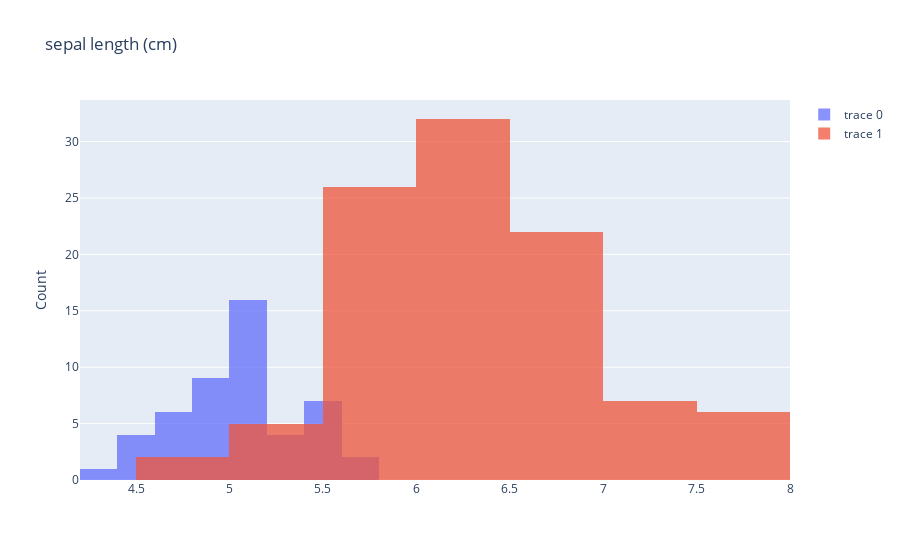

The cell this chart's notebook holds for it:
### Code cell
plotBarCat(df,df_name[0],'type')

### Figure 1 — Plotly figure (JSON) as saved in the notebook; plotly's stock layout.template omitted (floating-point values rounded to 4 significant figures)
{"data": [{"opacity": 0.75, "type": "histogram", "x": [5.1, 4.9, 4.7, 4.6, 5, 5.4, 4.6, 5, 4.4, 4.9, 5.4, 4.8, 4.8, 4.3, 5.8, 5.7, 5.4, 5.1, 5.7, 5.1, 5.4, 5.1, 4.6, 5.1, 4.8, 5, 5, 5.2, 5.2, 4.7, 4.8, 5.4, 5.2, 5.5, 4.9, 5, 5.5, 4.9, 4.4, 5.1, 5, 4.5, 4.4, 5, 5.1, 4.8, 5.1, 4.6, 5.3, 5]}, {"opacity": 0.75, "type": "histogram", "x": [7, 6.4, 6.9, 5.5, 6.5, 5.7, 6.3, 4.9, 6.6, 5.2, 5, 5.9, 6, 6.1, 5.6, 6.7, 5.6, 5.8, 6.2, 5.6, 5.9, 6.1, 6.3, 6.1, 6.4, 6.6, 6.8, 6.7, 6, 5.7, 5.5, 5.5, 5.8, 6, 5.4, 6, 6.7, 6.3, 5.6, 5.5, 5.5, 6.1, 5.8, 5, 5.6, 5.7, 5.7, 6.2, 5.1, 5.7, 6.3, 5.8, 7.1, 6.3, 6.5, 7.6, 4.9, 7.3, 6.7, 7.2, 6.5, 6.4, 6.8, 5.7, 5.8, 6.4, 6.5, 7.7, 7.7, 6, 6.9, 5.6, 7.7, 6.3, 6.7, 7.2, 6.2, 6.1, 6.4, 7.2, 7.4, 7.9, 6.4, 6.3, 6.1, 7.7, 6.3, 6.4, 6, 6.9, 6.7, 6.9, 5.8, 6.8, 6.7, 6.7, 6.3, 6.5, 6.2, 5.9]}], "layout": {"barmode": "overlay", "title": {"text": "sepal length (cm)"}, "yaxis": {"title": {"text": "Count"}}}}
